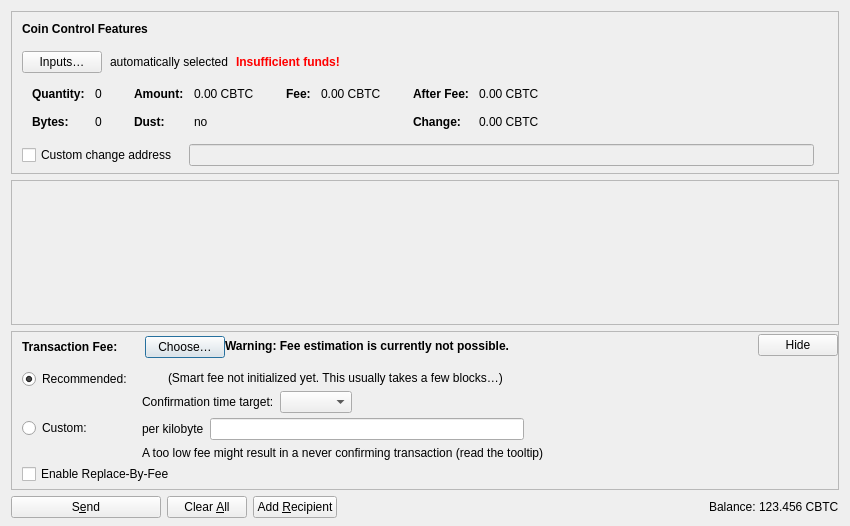
<?xml version="1.0" encoding="UTF-8"?>
<ui version="4.0">
 <class>SendCoinsDialog</class>
 <widget class="QDialog" name="SendCoinsDialog">
  <property name="geometry">
   <rect>
    <x>0</x>
    <y>0</y>
    <width>850</width>
    <height>526</height>
   </rect>
  </property>
  <property name="windowTitle">
   <string>Send Coins</string>
  </property>
  <layout class="QVBoxLayout" name="verticalLayout" stretch="0,1,0,0">
   <property name="bottomMargin">
    <number>8</number>
   </property>
   <item>
    <widget class="QFrame" name="frameCoinControl">
     <property name="sizePolicy">
      <sizepolicy hsizetype="Expanding" vsizetype="Expanding">
       <horstretch>0</horstretch>
       <verstretch>0</verstretch>
      </sizepolicy>
     </property>
     <property name="maximumSize">
      <size>
       <width>16777215</width>
       <height>16777215</height>
      </size>
     </property>
     <property name="frameShape">
      <enum>QFrame::StyledPanel</enum>
     </property>
     <property name="frameShadow">
      <enum>QFrame::Sunken</enum>
     </property>
     <layout class="QVBoxLayout" name="verticalLayoutCoinControl2">
      <property name="spacing">
       <number>0</number>
      </property>
      <property name="leftMargin">
       <number>0</number>
      </property>
      <property name="topMargin">
       <number>0</number>
      </property>
      <property name="rightMargin">
       <number>0</number>
      </property>
      <property name="bottomMargin">
       <number>6</number>
      </property>
      <item>
       <layout class="QVBoxLayout" name="verticalLayoutCoinControl" stretch="0,0,0,0,1">
        <property name="spacing">
         <number>0</number>
        </property>
        <property name="leftMargin">
         <number>10</number>
        </property>
        <property name="topMargin">
         <number>10</number>
        </property>
        <item>
         <layout class="QHBoxLayout" name="horizontalLayoutCoinControl1">
          <property name="bottomMargin">
           <number>15</number>
          </property>
          <item>
           <widget class="QLabel" name="labelCoinControlFeatures">
            <property name="sizePolicy">
             <sizepolicy hsizetype="Preferred" vsizetype="Maximum">
              <horstretch>0</horstretch>
              <verstretch>0</verstretch>
             </sizepolicy>
            </property>
            <property name="font">
             <font>
              <weight>75</weight>
              <bold>true</bold>
             </font>
            </property>
            <property name="styleSheet">
             <string notr="true">font-weight:bold;</string>
            </property>
            <property name="text">
             <string>Coin Control Features</string>
            </property>
           </widget>
          </item>
         </layout>
        </item>
        <item>
         <layout class="QHBoxLayout" name="horizontalLayoutCoinControl2" stretch="0,0,0,0">
          <property name="spacing">
           <number>8</number>
          </property>
          <property name="bottomMargin">
           <number>10</number>
          </property>
          <item>
           <widget class="QPushButton" name="pushButtonCoinControl">
            <property name="styleSheet">
             <string notr="true"/>
            </property>
            <property name="text">
             <string>Inputs…</string>
            </property>
            <property name="autoDefault">
             <bool>false</bool>
            </property>
           </widget>
          </item>
          <item>
           <widget class="QLabel" name="labelCoinControlAutomaticallySelected">
            <property name="text">
             <string>automatically selected</string>
            </property>
            <property name="margin">
             <number>5</number>
            </property>
           </widget>
          </item>
          <item>
           <widget class="QLabel" name="labelCoinControlInsuffFunds">
            <property name="font">
             <font>
              <weight>75</weight>
              <bold>true</bold>
             </font>
            </property>
            <property name="styleSheet">
             <string notr="true">color:red;font-weight:bold;</string>
            </property>
            <property name="text">
             <string>Insufficient funds!</string>
            </property>
            <property name="margin">
             <number>5</number>
            </property>
           </widget>
          </item>
          <item>
           <spacer name="horizontalSpacerCoinControl">
            <property name="orientation">
             <enum>Qt::Horizontal</enum>
            </property>
            <property name="sizeHint" stdset="0">
             <size>
              <width>40</width>
              <height>1</height>
             </size>
            </property>
           </spacer>
          </item>
         </layout>
        </item>
        <item>
         <widget class="QWidget" name="widgetCoinControl" native="true">
          <property name="sizePolicy">
           <sizepolicy hsizetype="Preferred" vsizetype="Preferred">
            <horstretch>0</horstretch>
            <verstretch>0</verstretch>
           </sizepolicy>
          </property>
          <property name="minimumSize">
           <size>
            <width>0</width>
            <height>0</height>
           </size>
          </property>
          <property name="styleSheet">
           <string notr="true"/>
          </property>
          <layout class="QHBoxLayout" name="horizontalLayoutCoinControl5">
           <property name="leftMargin">
            <number>0</number>
           </property>
           <property name="topMargin">
            <number>0</number>
           </property>
           <property name="rightMargin">
            <number>0</number>
           </property>
           <property name="bottomMargin">
            <number>0</number>
           </property>
           <item>
            <layout class="QHBoxLayout" name="horizontalLayoutCoinControl3" stretch="0,0,0,1">
             <property name="spacing">
              <number>20</number>
             </property>
             <property name="topMargin">
              <number>0</number>
             </property>
             <property name="bottomMargin">
              <number>10</number>
             </property>
             <item>
              <layout class="QFormLayout" name="formLayoutCoinControl1">
               <property name="horizontalSpacing">
                <number>10</number>
               </property>
               <property name="verticalSpacing">
                <number>14</number>
               </property>
               <property name="leftMargin">
                <number>10</number>
               </property>
               <property name="topMargin">
                <number>4</number>
               </property>
               <property name="rightMargin">
                <number>6</number>
               </property>
               <item row="0" column="0">
                <widget class="QLabel" name="labelCoinControlQuantityText">
                 <property name="font">
                  <font>
                   <weight>75</weight>
                   <bold>true</bold>
                  </font>
                 </property>
                 <property name="text">
                  <string>Quantity:</string>
                 </property>
                 <property name="margin">
                  <number>0</number>
                 </property>
                </widget>
               </item>
               <item row="0" column="1">
                <widget class="QLabel" name="labelCoinControlQuantity">
                 <property name="cursor">
                  <cursorShape>IBeamCursor</cursorShape>
                 </property>
                 <property name="contextMenuPolicy">
                  <enum>Qt::ActionsContextMenu</enum>
                 </property>
                 <property name="text">
                  <string notr="true">0</string>
                 </property>
                 <property name="margin">
                  <number>0</number>
                 </property>
                 <property name="textInteractionFlags">
                  <set>Qt::LinksAccessibleByMouse|Qt::TextSelectableByKeyboard|Qt::TextSelectableByMouse</set>
                 </property>
                </widget>
               </item>
               <item row="1" column="0">
                <widget class="QLabel" name="labelCoinControlBytesText">
                 <property name="font">
                  <font>
                   <weight>75</weight>
                   <bold>true</bold>
                  </font>
                 </property>
                 <property name="text">
                  <string>Bytes:</string>
                 </property>
                </widget>
               </item>
               <item row="1" column="1">
                <widget class="QLabel" name="labelCoinControlBytes">
                 <property name="cursor">
                  <cursorShape>IBeamCursor</cursorShape>
                 </property>
                 <property name="contextMenuPolicy">
                  <enum>Qt::ActionsContextMenu</enum>
                 </property>
                 <property name="text">
                  <string notr="true">0</string>
                 </property>
                 <property name="textInteractionFlags">
                  <set>Qt::LinksAccessibleByMouse|Qt::TextSelectableByKeyboard|Qt::TextSelectableByMouse</set>
                 </property>
                </widget>
               </item>
              </layout>
             </item>
             <item>
              <layout class="QFormLayout" name="formLayoutCoinControl2">
               <property name="horizontalSpacing">
                <number>10</number>
               </property>
               <property name="verticalSpacing">
                <number>14</number>
               </property>
               <property name="leftMargin">
                <number>6</number>
               </property>
               <property name="topMargin">
                <number>4</number>
               </property>
               <property name="rightMargin">
                <number>6</number>
               </property>
               <item row="0" column="0">
                <widget class="QLabel" name="labelCoinControlAmountText">
                 <property name="font">
                  <font>
                   <weight>75</weight>
                   <bold>true</bold>
                  </font>
                 </property>
                 <property name="text">
                  <string>Amount:</string>
                 </property>
                 <property name="margin">
                  <number>0</number>
                 </property>
                </widget>
               </item>
               <item row="0" column="1">
                <widget class="QLabel" name="labelCoinControlAmount">
                 <property name="cursor">
                  <cursorShape>IBeamCursor</cursorShape>
                 </property>
                 <property name="contextMenuPolicy">
                  <enum>Qt::ActionsContextMenu</enum>
                 </property>
                 <property name="text">
                  <string notr="true">0.00 CBTC</string>
                 </property>
                 <property name="textInteractionFlags">
                  <set>Qt::LinksAccessibleByMouse|Qt::TextSelectableByKeyboard|Qt::TextSelectableByMouse</set>
                 </property>
                </widget>
               </item>
               <item row="1" column="0">
                <widget class="QLabel" name="labelCoinControlLowOutputText">
                 <property name="font">
                  <font>
                   <weight>75</weight>
                   <bold>true</bold>
                  </font>
                 </property>
                 <property name="text">
                  <string>Dust:</string>
                 </property>
                </widget>
               </item>
               <item row="1" column="1">
                <widget class="QLabel" name="labelCoinControlLowOutput">
                 <property name="cursor">
                  <cursorShape>IBeamCursor</cursorShape>
                 </property>
                 <property name="contextMenuPolicy">
                  <enum>Qt::ActionsContextMenu</enum>
                 </property>
                 <property name="text">
                  <string notr="true">no</string>
                 </property>
                 <property name="textInteractionFlags">
                  <set>Qt::LinksAccessibleByMouse|Qt::TextSelectableByKeyboard|Qt::TextSelectableByMouse</set>
                 </property>
                </widget>
               </item>
              </layout>
             </item>
             <item>
              <layout class="QFormLayout" name="formLayoutCoinControl3">
               <property name="horizontalSpacing">
                <number>10</number>
               </property>
               <property name="verticalSpacing">
                <number>14</number>
               </property>
               <property name="leftMargin">
                <number>6</number>
               </property>
               <property name="topMargin">
                <number>4</number>
               </property>
               <property name="rightMargin">
                <number>6</number>
               </property>
               <item row="0" column="0">
                <widget class="QLabel" name="labelCoinControlFeeText">
                 <property name="font">
                  <font>
                   <weight>75</weight>
                   <bold>true</bold>
                  </font>
                 </property>
                 <property name="text">
                  <string>Fee:</string>
                 </property>
                 <property name="margin">
                  <number>0</number>
                 </property>
                </widget>
               </item>
               <item row="0" column="1">
                <widget class="QLabel" name="labelCoinControlFee">
                 <property name="cursor">
                  <cursorShape>IBeamCursor</cursorShape>
                 </property>
                 <property name="contextMenuPolicy">
                  <enum>Qt::ActionsContextMenu</enum>
                 </property>
                 <property name="text">
                  <string notr="true">0.00 CBTC</string>
                 </property>
                 <property name="textInteractionFlags">
                  <set>Qt::LinksAccessibleByMouse|Qt::TextSelectableByKeyboard|Qt::TextSelectableByMouse</set>
                 </property>
                </widget>
               </item>
              </layout>
             </item>
             <item>
              <layout class="QFormLayout" name="formLayoutCoinControl4">
               <property name="horizontalSpacing">
                <number>10</number>
               </property>
               <property name="verticalSpacing">
                <number>14</number>
               </property>
               <property name="leftMargin">
                <number>6</number>
               </property>
               <property name="topMargin">
                <number>4</number>
               </property>
               <property name="rightMargin">
                <number>6</number>
               </property>
               <item row="0" column="0">
                <widget class="QLabel" name="labelCoinControlAfterFeeText">
                 <property name="font">
                  <font>
                   <weight>75</weight>
                   <bold>true</bold>
                  </font>
                 </property>
                 <property name="text">
                  <string>After Fee:</string>
                 </property>
                 <property name="margin">
                  <number>0</number>
                 </property>
                </widget>
               </item>
               <item row="0" column="1">
                <widget class="QLabel" name="labelCoinControlAfterFee">
                 <property name="cursor">
                  <cursorShape>IBeamCursor</cursorShape>
                 </property>
                 <property name="contextMenuPolicy">
                  <enum>Qt::ActionsContextMenu</enum>
                 </property>
                 <property name="text">
                  <string notr="true">0.00 CBTC</string>
                 </property>
                 <property name="textInteractionFlags">
                  <set>Qt::LinksAccessibleByMouse|Qt::TextSelectableByKeyboard|Qt::TextSelectableByMouse</set>
                 </property>
                </widget>
               </item>
               <item row="1" column="0">
                <widget class="QLabel" name="labelCoinControlChangeText">
                 <property name="font">
                  <font>
                   <weight>75</weight>
                   <bold>true</bold>
                  </font>
                 </property>
                 <property name="text">
                  <string>Change:</string>
                 </property>
                </widget>
               </item>
               <item row="1" column="1">
                <widget class="QLabel" name="labelCoinControlChange">
                 <property name="cursor">
                  <cursorShape>IBeamCursor</cursorShape>
                 </property>
                 <property name="contextMenuPolicy">
                  <enum>Qt::ActionsContextMenu</enum>
                 </property>
                 <property name="text">
                  <string notr="true">0.00 CBTC</string>
                 </property>
                 <property name="textInteractionFlags">
                  <set>Qt::LinksAccessibleByMouse|Qt::TextSelectableByKeyboard|Qt::TextSelectableByMouse</set>
                 </property>
                </widget>
               </item>
              </layout>
             </item>
            </layout>
           </item>
          </layout>
         </widget>
        </item>
        <item>
         <layout class="QHBoxLayout" name="horizontalLayoutCoinControl4" stretch="0,0,0">
          <property name="spacing">
           <number>12</number>
          </property>
          <property name="sizeConstraint">
           <enum>QLayout::SetDefaultConstraint</enum>
          </property>
          <property name="topMargin">
           <number>5</number>
          </property>
          <property name="rightMargin">
           <number>5</number>
          </property>
          <item>
           <widget class="QCheckBox" name="checkBoxCoinControlChange">
            <property name="toolTip">
             <string>If this is activated, but the change address is empty or invalid, change will be sent to a newly generated address.</string>
            </property>
            <property name="text">
             <string>Custom change address</string>
            </property>
           </widget>
          </item>
          <item>
           <widget class="QValidatedLineEdit" name="lineEditCoinControlChange">
            <property name="enabled">
             <bool>false</bool>
            </property>
            <property name="sizePolicy">
             <sizepolicy hsizetype="Expanding" vsizetype="Fixed">
              <horstretch>0</horstretch>
              <verstretch>0</verstretch>
             </sizepolicy>
            </property>
           </widget>
          </item>
          <item>
           <widget class="QLabel" name="labelCoinControlChangeLabel">
            <property name="sizePolicy">
             <sizepolicy hsizetype="Preferred" vsizetype="Expanding">
              <horstretch>0</horstretch>
              <verstretch>0</verstretch>
             </sizepolicy>
            </property>
            <property name="minimumSize">
             <size>
              <width>0</width>
              <height>0</height>
             </size>
            </property>
            <property name="text">
             <string/>
            </property>
            <property name="margin">
             <number>3</number>
            </property>
           </widget>
          </item>
         </layout>
        </item>
        <item>
         <spacer name="verticalSpacerCoinControl">
          <property name="orientation">
           <enum>Qt::Vertical</enum>
          </property>
          <property name="sizeHint" stdset="0">
           <size>
            <width>800</width>
            <height>1</height>
           </size>
          </property>
         </spacer>
        </item>
       </layout>
      </item>
     </layout>
    </widget>
   </item>
   <item>
    <widget class="QScrollArea" name="scrollArea">
     <property name="widgetResizable">
      <bool>true</bool>
     </property>
     <widget class="QWidget" name="scrollAreaWidgetContents">
      <property name="geometry">
       <rect>
        <x>0</x>
        <y>0</y>
        <width>830</width>
        <height>104</height>
       </rect>
      </property>
      <layout class="QVBoxLayout" name="verticalLayout_2" stretch="0,1">
       <property name="leftMargin">
        <number>0</number>
       </property>
       <property name="topMargin">
        <number>0</number>
       </property>
       <property name="rightMargin">
        <number>0</number>
       </property>
       <property name="bottomMargin">
        <number>0</number>
       </property>
       <item>
        <layout class="QVBoxLayout" name="entries">
         <property name="spacing">
          <number>6</number>
         </property>
        </layout>
       </item>
       <item>
        <spacer name="verticalSpacer">
         <property name="orientation">
          <enum>Qt::Vertical</enum>
         </property>
         <property name="sizeHint" stdset="0">
          <size>
           <width>20</width>
           <height>40</height>
          </size>
         </property>
        </spacer>
       </item>
      </layout>
     </widget>
    </widget>
   </item>
   <item>
    <widget class="QFrame" name="frameFee">
     <property name="sizePolicy">
      <sizepolicy hsizetype="Expanding" vsizetype="Expanding">
       <horstretch>0</horstretch>
       <verstretch>0</verstretch>
      </sizepolicy>
     </property>
     <property name="maximumSize">
      <size>
       <width>16777215</width>
       <height>16777215</height>
      </size>
     </property>
     <property name="frameShape">
      <enum>QFrame::StyledPanel</enum>
     </property>
     <property name="frameShadow">
      <enum>QFrame::Sunken</enum>
     </property>
     <layout class="QVBoxLayout" name="verticalLayoutFee1">
      <property name="spacing">
       <number>0</number>
      </property>
      <property name="leftMargin">
       <number>0</number>
      </property>
      <property name="topMargin">
       <number>0</number>
      </property>
      <property name="rightMargin">
       <number>0</number>
      </property>
      <property name="bottomMargin">
       <number>0</number>
      </property>
      <item>
       <layout class="QVBoxLayout" name="verticalLayoutFee2" stretch="0,0,0">
        <property name="spacing">
         <number>0</number>
        </property>
        <property name="leftMargin">
         <number>10</number>
        </property>
        <property name="topMargin">
         <number>0</number>
        </property>
        <item>
         <layout class="QHBoxLayout" name="horizontalLayoutFee1">
          <property name="bottomMargin">
           <number>0</number>
          </property>
          <item>
           <layout class="QVBoxLayout" name="verticalLayoutFee7">
            <property name="spacing">
             <number>0</number>
            </property>
            <item>
             <spacer name="verticalSpacerSmartFee">
              <property name="orientation">
               <enum>Qt::Vertical</enum>
              </property>
              <property name="sizeType">
               <enum>QSizePolicy::Fixed</enum>
              </property>
              <property name="sizeHint" stdset="0">
               <size>
                <width>1</width>
                <height>4</height>
               </size>
              </property>
             </spacer>
            </item>
            <item>
             <layout class="QHBoxLayout" name="horizontalLayoutSmartFee">
              <property name="spacing">
               <number>10</number>
              </property>
              <item>
               <widget class="QLabel" name="labelFeeHeadline">
                <property name="sizePolicy">
                 <sizepolicy hsizetype="Preferred" vsizetype="Maximum">
                  <horstretch>0</horstretch>
                  <verstretch>0</verstretch>
                 </sizepolicy>
                </property>
                <property name="font">
                 <font>
                  <weight>75</weight>
                  <bold>true</bold>
                 </font>
                </property>
                <property name="styleSheet">
                 <string notr="true">font-weight:bold;</string>
                </property>
                <property name="text">
                 <string>Transaction Fee:</string>
                </property>
               </widget>
              </item>
              <item>
               <widget class="QLabel" name="labelFeeMinimized">
                <property name="text">
                 <string/>
                </property>
               </widget>
              </item>
              <item>
               <widget class="QPushButton" name="buttonChooseFee">
                <property name="text">
                 <string>Choose…</string>
                </property>
               </widget>
              </item>
             </layout>
            </item>
            <item>
             <spacer name="verticalSpacer_5">
              <property name="orientation">
               <enum>Qt::Vertical</enum>
              </property>
              <property name="sizeHint" stdset="0">
               <size>
                <width>1</width>
                <height>1</height>
               </size>
              </property>
             </spacer>
            </item>
           </layout>
          </item>
          <item>
           <widget class="QLabel" name="fallbackFeeWarningLabel">
            <property name="toolTip">
             <string>Using the fallbackfee can result in sending a transaction that will take several hours or days (or never) to confirm. Consider choosing your fee manually or wait until you have validated the complete chain.</string>
            </property>
            <property name="font">
            <font>
                <weight>75</weight>
                <bold>true</bold>
            </font>
            </property>
            <property name="text">
             <string>Warning: Fee estimation is currently not possible.</string>
            </property>
            <property name="wordWrap">
             <bool>false</bool>
            </property>
           </widget>
          </item>
          <item>
           <spacer name="horizontalSpacer_4">
            <property name="orientation">
             <enum>Qt::Horizontal</enum>
            </property>
            <property name="sizeType">
             <enum>QSizePolicy::MinimumExpanding</enum>
            </property>
            <property name="sizeHint" stdset="0">
             <size>
              <width>40</width>
              <height>20</height>
             </size>
            </property>
           </spacer>
          </item>
          <item>
           <widget class="QPushButton" name="buttonMinimizeFee">
            <property name="toolTip">
             <string>Hide transaction fee settings</string>
            </property>
            <property name="text">
             <string>Hide</string>
            </property>
           </widget>
          </item>
         </layout>
        </item>
        <item>
         <widget class="QFrame" name="frameFeeSelection">
          <layout class="QVBoxLayout" name="verticalLayoutFee12">
           <property name="spacing">
            <number>0</number>
           </property>
           <property name="leftMargin">
            <number>0</number>
           </property>
           <property name="topMargin">
            <number>0</number>
           </property>
           <property name="rightMargin">
            <number>0</number>
           </property>
           <property name="bottomMargin">
            <number>0</number>
           </property>
           <item>
            <layout class="QGridLayout" name="gridLayoutFee">
             <property name="topMargin">
              <number>10</number>
             </property>
             <property name="bottomMargin">
              <number>4</number>
             </property>
             <property name="horizontalSpacing">
              <number>10</number>
             </property>
             <property name="verticalSpacing">
              <number>4</number>
             </property>
             <item row="1" column="1">
              <layout class="QVBoxLayout" name="verticalLayoutFee8">
               <property name="spacing">
                <number>6</number>
               </property>
               <item>
                <layout class="QHBoxLayout" name="horizontalLayoutFee13">
                 <item>
                  <widget class="QLabel" name="labelCustomPerKilobyte">
                   <property name="toolTip">
                    <string>Specify a custom fee per kB (1,000 bytes) of the transaction's virtual size.

Note:  Since the fee is calculated on a per-byte basis, a fee rate of "100 satoshis per kvB" for a transaction size of 500 virtual bytes (half of 1 kvB) would ultimately yield a fee of only 50 satoshis.</string>
                   </property>
                   <property name="text">
                    <string>per kilobyte</string>
                   </property>
                  </widget>
                 </item>
                 <item>
                  <widget class="BitcoinAmountField" name="customFee"/>
                 </item>
                 <item>
                  <spacer name="horizontalSpacer_6">
                   <property name="orientation">
                    <enum>Qt::Horizontal</enum>
                   </property>
                   <property name="sizeHint" stdset="0">
                    <size>
                     <width>1</width>
                     <height>1</height>
                    </size>
                   </property>
                  </spacer>
                 </item>
                </layout>
               </item>
               <item>
                <layout class="QHBoxLayout" name="horizontalLayoutFee8">
                 <item>
                  <widget class="QLabel" name="labelCustomFeeWarning">
                   <property name="enabled">
                    <bool>true</bool>
                   </property>
                   <property name="toolTip">
                    <string>When there is less transaction volume than space in the blocks, miners as well as relaying nodes may enforce a minimum fee. Paying only this minimum fee is just fine, but be aware that this can result in a never confirming transaction once there is more demand for bitcoin transactions than the network can process.</string>
                   </property>
                   <property name="text">
                    <string>A too low fee might result in a never confirming transaction (read the tooltip)</string>
                   </property>
                  </widget>
                 </item>
                 <item>
                  <spacer name="horizontalSpacer_2">
                   <property name="orientation">
                    <enum>Qt::Horizontal</enum>
                   </property>
                   <property name="sizeHint" stdset="0">
                    <size>
                     <width>1</width>
                     <height>1</height>
                    </size>
                   </property>
                  </spacer>
                 </item>
                </layout>
               </item>
              </layout>
             </item>
             <item row="0" column="0">
              <layout class="QVBoxLayout" name="verticalLayoutFee4" stretch="0,1">
               <item>
                <widget class="QRadioButton" name="radioSmartFee">
                 <property name="text">
                  <string>Recommended:</string>
                 </property>
                 <property name="checked">
                  <bool>true</bool>
                 </property>
                 <attribute name="buttonGroup">
                  <string notr="true">groupFee</string>
                 </attribute>
                </widget>
               </item>
               <item>
                <spacer name="verticalSpacer_2">
                 <property name="orientation">
                  <enum>Qt::Vertical</enum>
                 </property>
                 <property name="sizeHint" stdset="0">
                  <size>
                   <width>1</width>
                   <height>1</height>
                  </size>
                 </property>
                </spacer>
               </item>
              </layout>
             </item>
             <item row="1" column="0">
              <layout class="QVBoxLayout" name="verticalLayoutFee9" stretch="0,1">
               <item>
                <widget class="QRadioButton" name="radioCustomFee">
                 <property name="text">
                  <string>Custom:</string>
                 </property>
                 <attribute name="buttonGroup">
                  <string notr="true">groupFee</string>
                 </attribute>
                </widget>
               </item>
               <item>
                <spacer name="verticalSpacer_6">
                 <property name="orientation">
                  <enum>Qt::Vertical</enum>
                 </property>
                 <property name="sizeHint" stdset="0">
                  <size>
                   <width>1</width>
                   <height>1</height>
                  </size>
                 </property>
                </spacer>
               </item>
              </layout>
             </item>
             <item row="0" column="1">
              <layout class="QVBoxLayout" name="verticalLayoutFee3" stretch="0,0,1">
               <property name="spacing">
                <number>6</number>
               </property>
               <property name="topMargin">
                <number>2</number>
               </property>
               <item>
                <layout class="QHBoxLayout" name="horizontalLayoutFee12">
                 <item>
                  <widget class="QLabel" name="labelSmartFee">
                   <property name="text">
                    <string/>
                   </property>
                  </widget>
                 </item>
                 <item>
                  <widget class="QLabel" name="labelFeeEstimation">
                   <property name="text">
                    <string/>
                   </property>
                  </widget>
                 </item>
                 <item>
                  <widget class="QLabel" name="labelSmartFee2">
                   <property name="text">
                    <string>(Smart fee not initialized yet. This usually takes a few blocks…)</string>
                   </property>
                  </widget>
                 </item>
                 <item>
                  <spacer name="horizontalSpacer_5">
                   <property name="orientation">
                    <enum>Qt::Horizontal</enum>
                   </property>
                   <property name="sizeHint" stdset="0">
                    <size>
                     <width>1</width>
                     <height>1</height>
                    </size>
                   </property>
                  </spacer>
                 </item>
                </layout>
               </item>
               <item>
                <layout class="QHBoxLayout" name="horizontalLayoutFee9">
                 <item>
                  <layout class="QVBoxLayout" name="verticalLayoutFee6">
                   <item>
                    <widget class="QLabel" name="labelSmartFee3">
                     <property name="text">
                      <string>Confirmation time target:</string>
                     </property>
                    </widget>
                   </item>
                  </layout>
                 </item>
                 <item>
                  <layout class="QVBoxLayout" name="verticalLayoutFee5">
                   <property name="rightMargin">
                    <number>30</number>
                   </property>
                   <item>
                    <layout class="QHBoxLayout" name="horizontalLayoutConfTarget">
                     <property name="bottomMargin">
                      <number>0</number>
                     </property>
                     <item>
                      <widget class="QComboBox" name="confTargetSelector"/>
                     </item>
                     <item>
                      <spacer name="horizontalSpacerConfTarget">
                       <property name="orientation">
                        <enum>Qt::Horizontal</enum>
                       </property>
                       <property name="sizeHint" stdset="0">
                        <size>
                         <width>40</width>
                         <height>20</height>
                        </size>
                       </property>
                      </spacer>
                     </item>
                    </layout>
                   </item>
                  </layout>
                 </item>
                </layout>
               </item>
               <item>
                <spacer name="verticalSpacer_4">
                 <property name="orientation">
                  <enum>Qt::Vertical</enum>
                 </property>
                 <property name="sizeHint" stdset="0">
                  <size>
                   <width>1</width>
                   <height>1</height>
                  </size>
                 </property>
                </spacer>
               </item>
              </layout>
             </item>
            </layout>
           </item>
           <item>
            <widget class="QCheckBox" name="optInRBF">
             <property name="text">
              <string>Enable Replace-By-Fee</string>
             </property>
             <property name="toolTip">
              <string>With Replace-By-Fee (BIP-125) you can increase a transaction's fee after it is sent. Without this, a higher fee may be recommended to compensate for increased transaction delay risk.</string>
             </property>
            </widget>
           </item>
          </layout>
         </widget>
        </item>
        <item>
         <spacer name="verticalSpacerFee">
          <property name="orientation">
           <enum>Qt::Vertical</enum>
          </property>
          <property name="sizeHint" stdset="0">
           <size>
            <width>40</width>
            <height>5</height>
           </size>
          </property>
         </spacer>
        </item>
       </layout>
      </item>
     </layout>
    </widget>
   </item>
   <item>
    <layout class="QHBoxLayout" name="horizontalLayout">
     <item>
      <widget class="QPushButton" name="sendButton">
       <property name="minimumSize">
        <size>
         <width>150</width>
         <height>0</height>
        </size>
       </property>
       <property name="toolTip">
        <string>Confirm the send action</string>
       </property>
       <property name="text">
        <string>S&amp;end</string>
       </property>
       <property name="icon">
        <iconset resource="../bitcoin.qrc">
         <normaloff>:/icons/send</normaloff>:/icons/send</iconset>
       </property>
       <property name="autoDefault">
        <bool>false</bool>
       </property>
       <property name="default">
        <bool>false</bool>
       </property>
      </widget>
     </item>
     <item>
      <widget class="QPushButton" name="clearButton">
       <property name="sizePolicy">
        <sizepolicy hsizetype="Minimum" vsizetype="Fixed">
         <horstretch>0</horstretch>
         <verstretch>0</verstretch>
        </sizepolicy>
       </property>
       <property name="toolTip">
        <string>Clear all fields of the form.</string>
       </property>
       <property name="text">
        <string>Clear &amp;All</string>
       </property>
       <property name="icon">
        <iconset resource="../bitcoin.qrc">
         <normaloff>:/icons/remove</normaloff>:/icons/remove</iconset>
       </property>
       <property name="autoDefault">
        <bool>false</bool>
       </property>
      </widget>
     </item>
     <item>
      <widget class="QPushButton" name="addButton">
       <property name="toolTip">
        <string>Send to multiple recipients at once</string>
       </property>
       <property name="text">
        <string>Add &amp;Recipient</string>
       </property>
       <property name="icon">
        <iconset resource="../bitcoin.qrc">
         <normaloff>:/icons/add</normaloff>:/icons/add</iconset>
       </property>
       <property name="autoDefault">
        <bool>false</bool>
       </property>
      </widget>
     </item>
     <item>
      <spacer name="horizontalSpacer">
       <property name="orientation">
        <enum>Qt::Horizontal</enum>
       </property>
       <property name="sizeHint" stdset="0">
        <size>
         <width>40</width>
         <height>20</height>
        </size>
       </property>
      </spacer>
     </item>
     <item>
      <layout class="QHBoxLayout" name="horizontalLayout_2">
       <property name="spacing">
        <number>3</number>
       </property>
       <item>
        <widget class="QLabel" name="labelBalanceName">
         <property name="sizePolicy">
          <sizepolicy hsizetype="Preferred" vsizetype="Fixed">
           <horstretch>0</horstretch>
           <verstretch>0</verstretch>
          </sizepolicy>
         </property>
         <property name="text">
          <string>Balance:</string>
         </property>
        </widget>
       </item>
       <item>
        <widget class="QLabel" name="labelBalance">
         <property name="sizePolicy">
          <sizepolicy hsizetype="Preferred" vsizetype="Fixed">
           <horstretch>0</horstretch>
           <verstretch>0</verstretch>
          </sizepolicy>
         </property>
         <property name="cursor">
          <cursorShape>IBeamCursor</cursorShape>
         </property>
         <property name="text">
          <string notr="true">123.456 CBTC</string>
         </property>
         <property name="textInteractionFlags">
          <set>Qt::LinksAccessibleByMouse|Qt::TextSelectableByKeyboard|Qt::TextSelectableByMouse</set>
         </property>
        </widget>
       </item>
      </layout>
     </item>
    </layout>
   </item>
  </layout>
 </widget>
 <customwidgets>
  <customwidget>
   <class>QValidatedLineEdit</class>
   <extends>QLineEdit</extends>
   <header>qt/qvalidatedlineedit.h</header>
  </customwidget>
  <customwidget>
   <class>BitcoinAmountField</class>
   <extends>QLineEdit</extends>
   <header>qt/bitcoinamountfield.h</header>
   <container>1</container>
  </customwidget>
 </customwidgets>
 <resources>
  <include location="../bitcoin.qrc"/>
 </resources>
 <connections/>
 <buttongroups>
  <buttongroup name="groupFee"/>
 </buttongroups>
</ui>
